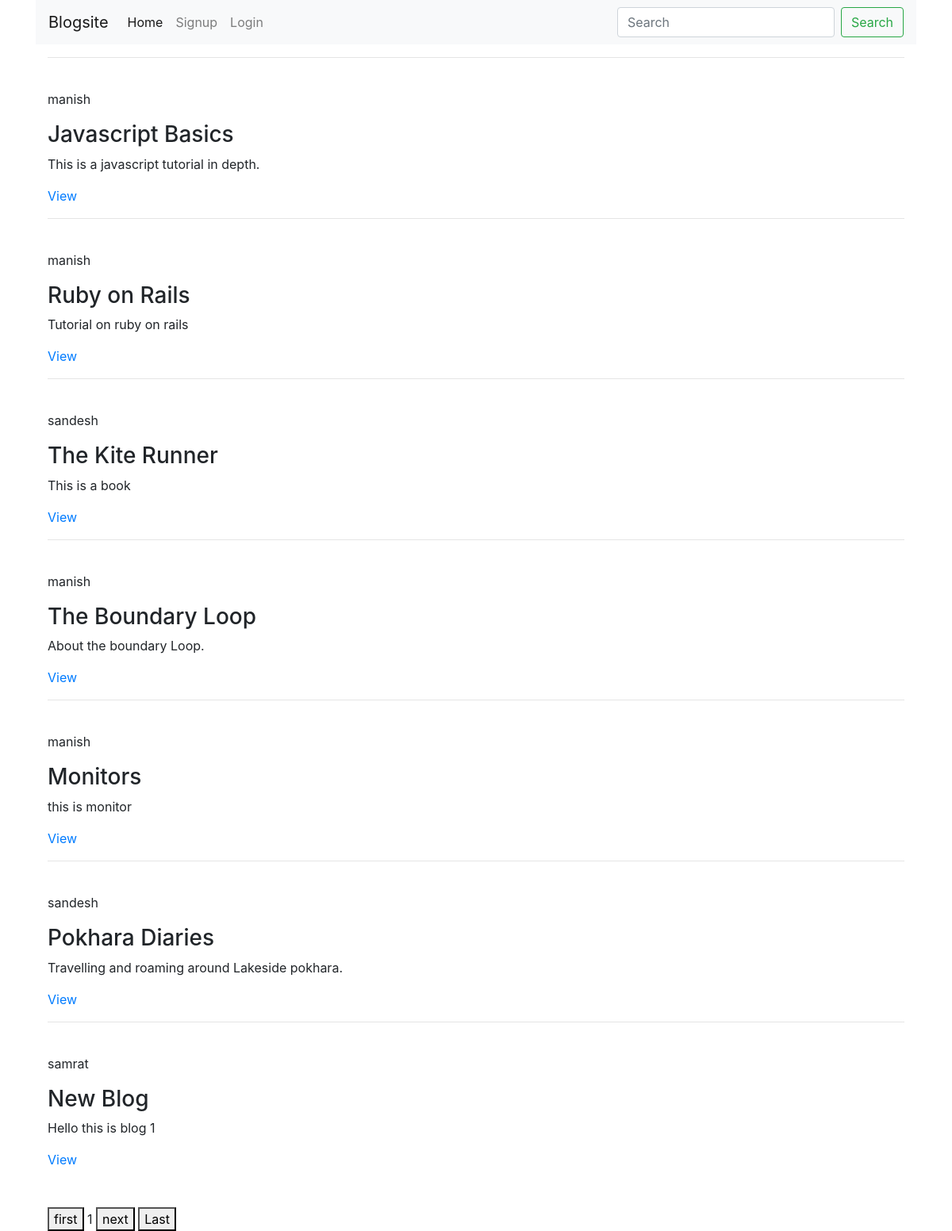
The page / on the database its author committed.
### posts/models.py (models this page shows, shortened)
class Post(models.Model):
    title = models.CharField(max_length=100)
    content = models.TextField()
    published_date = models.DateTimeField(auto_now=True)
    category = models.ForeignKey(Category, on_delete=models.CASCADE, null=True)
    user = models.ForeignKey(User,on_delete=models.CASCADE,null=True,blank=True)
    slug = models.SlugField(null=True, unique=True)

### posts/views.py (the view)
# urls.py: path("",views.blogs,name="blogs"),
def blogs(request):
    blogs = Post.objects.all()
    paginator = Paginator(blogs, 5)
    page_number = request.GET.get('page')
    page_obj = paginator.get_page(page_number)
    data = {'blogs':blogs, 'page_obj': page_obj}
    return render(request,'blogs.html',data)

### templates/blogs.html (shortened to what this page needs)
{% extends 'base.html' %}
{% load static %}
{% block content %}
<main>
	<div class="container">
		{% for blog in blogs %}
			<div>
				<hr>
				<br>
				<p>{{ blog.user }}</p>
				<h3>{{blog.title}}</h3>
				<p>{{blog.content}}</p>
				<a href="{% url 'blog_details' blog.slug %}">View</a>
			</div>
			{% endfor %}
				<br>
				<br>
			<div class="pagination">
				<span class="step-links">
					{% if page_obj.has_next %}
						<a href="?page=1"> <button>first</button></a>
						<span class="current">
							{{ page_obj.number }}
						</span>
						<a href="?page={{ page_obj.next_page_number }}"><button>next</button></a>
						<a href="?page={{ page_obj.paginator.num_pages }}"><button>Last</button></a>
					{% endif %}
				</span>
			</div>
	</div>
</main>
{% endblock %}

### templates/base.html (shortened to what this page needs)
<!DOCTYPE html>
<html lang="en">
	<head>
		<link
			rel="stylesheet"
			href="https://cdn.jsdelivr.net/npm/bootstrap@4.3.1/dist/css/bootstrap.min.css"
		/>
	</head>
	<div class="container">
		<nav class="navbar navbar-expand-lg navbar-light bg-light position-sticky">
			<a class="navbar-brand" href="#">Blogsite</a>
			<div class="collapse navbar-collapse" id="navbarTogglerDemo03">
				<ul class="navbar-nav mr-auto mt-2 mt-lg-0">
					<li class="nav-item active">
						<a class="nav-link" href="{% url 'blogs' %}">Home </a>
					</li>
					{% if user.is_authenticated %}
					<li class="nav-item">
						<a class="nav-link" href="{%url 'dashboard'%}">Dashboard</a>
					</li>
					<li class="nav-item">
						<a class="nav-link" href="{%url 'logout'%}">Logout</a>
					</li>
					<li class="nav-item">
						<a class="nav-link" href="{%url 'profile'%}">Profile</a>
					</li>
					{% else %}
					<li class="nav-item">
						<a class="nav-link" href="{%url 'signup'%}">Signup</a>
					</li>
					<li class="nav-item">
						<a class="nav-link" href="{%url 'login'%}">Login</a>
					</li>
					{% endif %}
				</ul>
				<form
					method="GET"
					action="{% url 'search' %}"
					class="form-inline my-2 my-lg-0"
				>
					<input
						class="form-control mr-sm-2"
						type="search"
						placeholder="Search"
						aria-label="Search"
						name="keyword"
					/>
					<button class="btn btn-outline-success my-2 my-sm-0" type="submit">
						Search
					</button>
				</form>
			</div>
		</nav>
		<div>{% block content %} {% endblock %}</div>
	</div>
</html>

### rows shown on the page
Post: user "manish", title "Javascript Basics", content "This is a javascript tutorial in depth."
Post: user "manish", title "Ruby on Rails", content "Tutorial on ruby on rails"
Post: user "sandesh", title "The Kite Runner", content "This is a book"
Post: user "manish", title "The Boundary Loop", content "About the boundary Loop."
Post: user "manish", title "Monitors", content "this is monitor"
Post: user "sandesh", title "Pokhara Diaries", content "Travelling and roaming around Lakeside pokhara."
Post: user "samrat", title "New Blog", content "Hello this is blog 1"

### other values the page prints
{{ page_obj.number }} "1"
